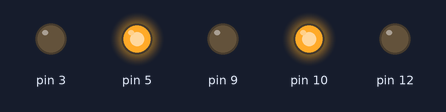
A sketch run on a simulated Arduino Uno, built with avr-gcc and run on an emulated ATmega328P. On the bench: output pins drawn as LEDs (lit = HIGH). What the sketch prints to the serial monitor is not drawn.

Above: at 0.1 s.
Timing chart, 0 to 1.6 s (numbered marks = the images above):
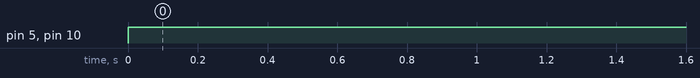

The sketch:

Test_Code.ino
```cpp
void setup() {
  // put your setup code here, to run once:
  pinMode(5, OUTPUT);
  pinMode(10, OUTPUT);
  pinMode(9, OUTPUT);
  pinMode(3, OUTPUT);
  pinMode(12, OUTPUT);
  Serial.begin(9600);
}

void loop() {
  // put your main code here, to run repeatedly:
  digitalWrite(10, HIGH);
  digitalWrite(3, LOW);
  digitalWrite(5, HIGH);
  digitalWrite(9, LOW);
  Serial.println(digitalRead(5));
}
```

Measured:
- by itself, pin 5, pin 10: LOW → HIGH at 0.00 s
